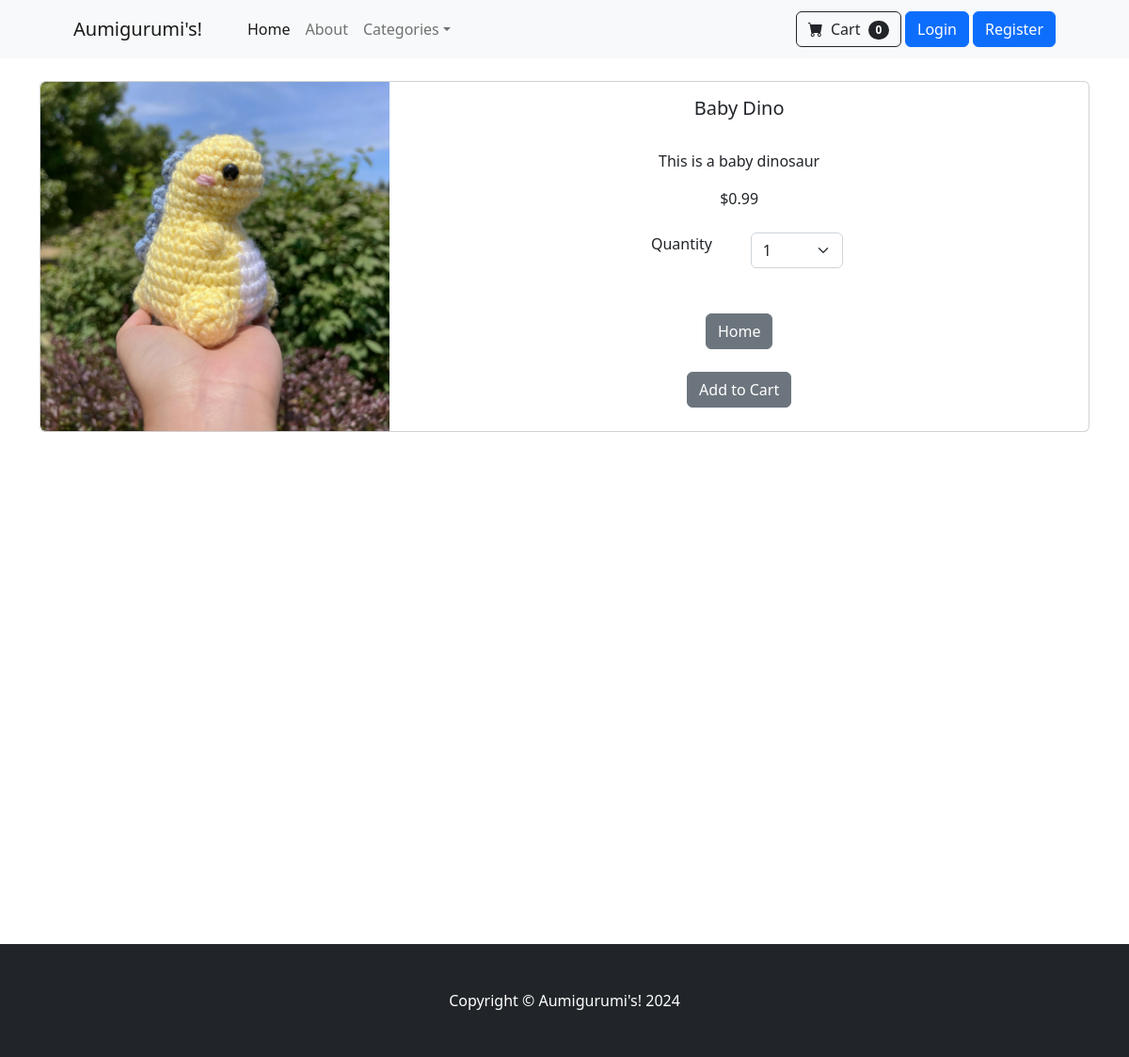
The app's page /product/2 with its own data.
### store/models.py (models this page shows, shortened)
class Product(models.Model):
    name = models.CharField(max_length=100)
    price = models.DecimalField(default=0, decimal_places=2, max_digits=6)
    category = models.ForeignKey(Category, on_delete=models.CASCADE, default=1)
    description = models.CharField(max_length=250, default='', blank=True, null=True)
    image = models.ImageField(upload_to='uploads/products/')
    is_sale = models.BooleanField(default=False)
    sale_price = models.DecimalField(default=0, decimal_places=2, max_digits=6)

### store/views.py (the view)
# urls.py: path('product/<int:pk>', views.product, name='product'),
def product(request,pk):
	product = Product.objects.get(id=pk)
	return render(request, 'product.html', {'product':product})

### cart/cart.py (called while the page is built)
    def __len__(self):
        return len(self.cart)

### cart/context_processors.py (called while the page is built)
def cart(request):
    return {'cart': Cart(request)}

### store/templates/product.html (shortened to what this page needs)
{% extends 'base.html' %}
{% block content %}
<br/>
    <div class="container">
        <div class="card mb-3">
            <div class="row g-0">
                <div class="col-md-4">
                    <img src="{{ product.image.url }}" class="img-fluid rounded-start" alt=" ... ">
                </div>
                <div class="col-md-8">
                    <div class="card-body">
                        <center>
                        <h5 class="card-title">{{ product.name }}</h5>
                            <br/>
                            <p class="card-text">{{ product.description }}</p>
                            {% if product.is_sale %}
                            <div class="d-flex justify-content-center small text-warning mb-2">
                                    <div class="bi-star-fill"></div>
                                    &nbsp;&nbsp;Sale!&nbsp;&nbsp;
                                    <div class="bi-star-fill"></div>
                                    </div>
                                    <strike>
                                    ${{ product.price }}
                                    </strike>
                                    &nbsp;
                                    ${{ product.sale_price }}
                            {% else %}
                                ${{ product.price }}
                            {% endif %}
                            <br/><br/>
                            <div class="row justify-content-center">
                                <div class="col-md-2">Quantity</div>
                                <div class="col-md-2">
                                    <select class="form-select" id="qty-cart">
                                        <option>1</option>
                                    </select>
                                </div>
                            </div>
                            <br/><br/>
                            <a href="{% url 'home'%}" class="btn btn-secondary">Home</a>
                            <br/><br/>
                            <button type="button" value="{{product.id}}" class="btn btn-secondary" id="add-cart">Add to Cart</button>
                        </center>
                    </div>
                </div>
            </div>
        </div>
    </div>
<br/><br/><br/><br/><br/><br/><br/><br/><br/><br/><br/><br/><br/><br/><br/><br/><br/><br/><br/><br/><br/><br/>
{% endblock %}

### records on screen
Product: image (picture), name "Baby Dino", description "This is a baby dinosaur", price "0.99"

### other values on screen
{{ cart|length }} "0"
